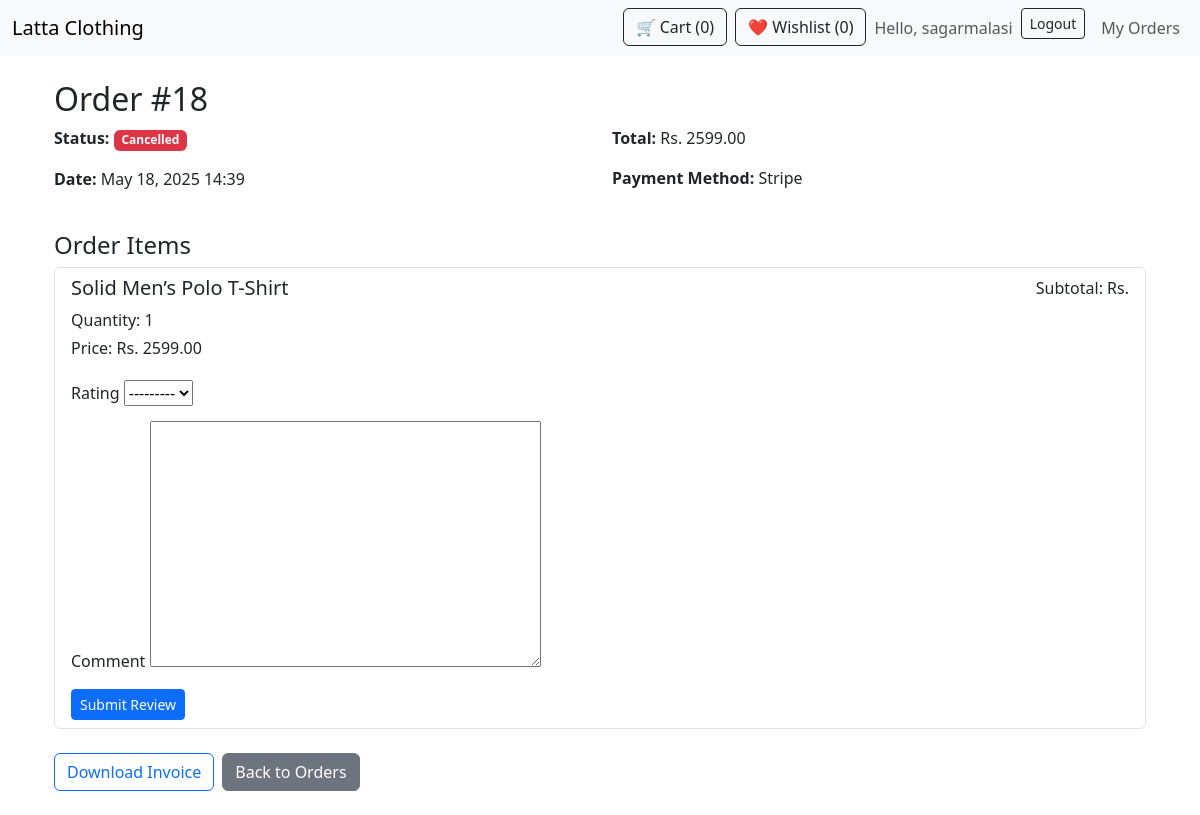
The app's page /order/18/ (signed in), older data.
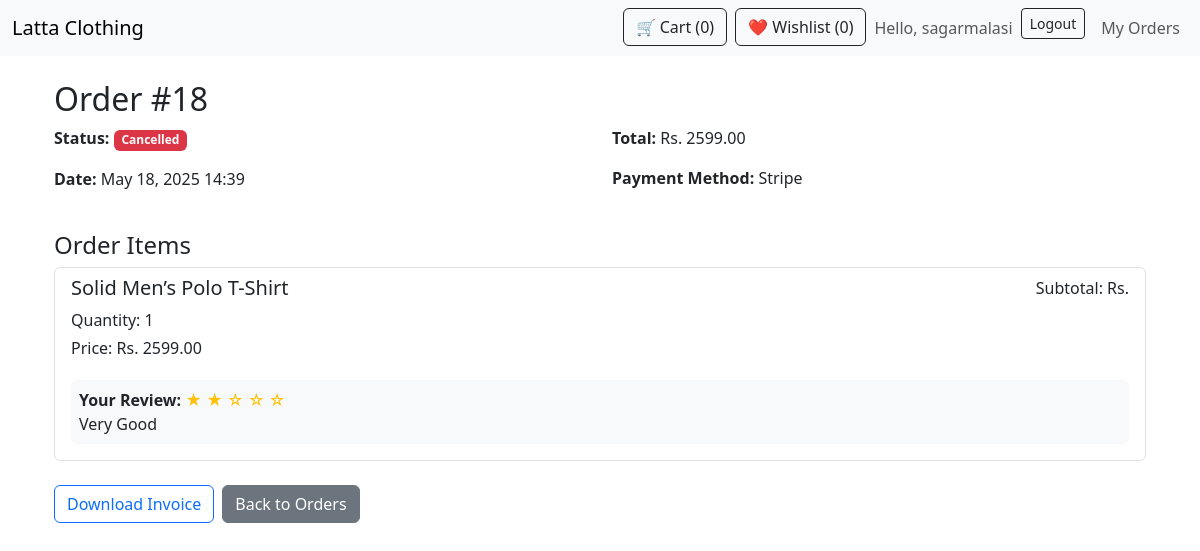
The same page, newer data.
### store/models.py (models this page shows, shortened)
class OrderItem(models.Model):
    order = models.ForeignKey(Order, on_delete=models.CASCADE, related_name='items')
    product = models.ForeignKey(Product, on_delete=models.CASCADE)
    variant = models.ForeignKey(
        ProductVariant,
        on_delete=models.SET_NULL,
        null=True,
        blank=True,
        help_text="Variant purchased if applicable"
    )
    quantity = models.PositiveIntegerField(default=1)
    price = models.DecimalField(max_digits=10, decimal_places=2)  # Price at purchase time
    class Meta:
        ordering = ['order']

class Product(models.Model):
    name = models.CharField(max_length=200)
    description = models.TextField(blank=True)
    base_price = models.DecimalField(
        max_digits=10,
        decimal_places=2,
        help_text="Base price without variations"
    )
    image = models.ImageField(upload_to='product_images/')
    is_available = models.BooleanField(default=True)
    created_at = models.DateTimeField(auto_now_add=True)
    attributes = models.ManyToManyField(
        ProductAttribute,
        blank=True,
        help_text="Attributes available for this product"
    )
    class Meta:
        ordering = ['-created_at']
    @property
    def price(self):
        """Dynamic price showing cheapest variant or base price"""
        if hasattr(self, 'variants') and self.variants.filter(is_active=True).exists():
            return min(v.get_final_price() for v in self.variants.filter(is_active=True))
        return self.base_price

class Review(models.Model):
    product = models.ForeignKey(Product, on_delete=models.CASCADE, related_name='reviews')
    variant = models.ForeignKey(
        ProductVariant,
        on_delete=models.SET_NULL,
        null=True,
        blank=True,
        help_text="Specific variant being reviewed if applicable"
    )
    user = models.ForeignKey(User, on_delete=models.CASCADE)
    rating = models.PositiveIntegerField(choices=[(i, str(i)) for i in range(1, 6)])
    comment = models.TextField(blank=True)
    created_at = models.DateTimeField(auto_now_add=True)
    class Meta:
        unique_together = ('product', 'user', 'variant')  # One review per product/variant per user
        ordering = ['-created_at']

### store/views.py (the view, shortened to what this page needs)
# urls.py: path('order/<int:order_id>/', views.order_detail, name='order_detail'),
@login_required
def order_detail(request, order_id):
    order = get_object_or_404(Order, id=order_id, user=request.user)
    review_forms = {}
    for item in order.items.all():
        product = item.product
        existing_review = Review.objects.filter(product=product, user=request.user).first()
        if not existing_review:
            review_forms[product.id] = ReviewForm()
    reviews = Review.objects.filter(product__in=[item.product for item in order.items.all()], user=request.user)
    context = {
        'order': order,
        'review_forms': review_forms,
        'reviews': reviews,
    }
    return render(request, 'store/order_detail.html', context)

### store/templates/store/order_detail.html (shortened to what this page needs)
{% extends 'store/base.html' %}
{% load custom_filters %}
{% block content %}
<div class="container mt-4">
  <h2>Order #{{ order.id }}</h2>
  <div class="row mb-4">
    <div class="col-md-6">
      <p><strong>Status:</strong>
        <span class="badge
          {% if order.status == 'Completed' %}bg-success
          {% elif order.status == 'Pending' %}bg-warning text-dark
          {% elif order.status == 'Cancelled' %}bg-danger
          {% else %}bg-secondary{% endif %}">
          {{ order.status }}
        </span>
      </p>
      <p><strong>Date:</strong> {{ order.created_at|date:"F j, Y H:i" }}</p>
    </div>
    <div class="col-md-6">
      <p><strong>Total:</strong> Rs. {{ order.total_price|floatformat:2 }}</p>
      <p><strong>Payment Method:</strong> {{ order.get_payment_method_display }}</p>
    </div>
  </div>
  <h4>Order Items</h4>
  <div class="list-group mb-4">
    {% for item in order.items.all %}
    <div class="list-group-item">
      <div class="d-flex justify-content-between">
        <div>
          <h5>{{ item.product.name }}</h5>
          <p class="mb-1">Quantity: {{ item.quantity }}</p>
          <p class="mb-1">Price: Rs. {{ item.price|floatformat:2 }}</p>
        </div>
        <div class="text-end">
          <p>Subtotal: Rs. {{ item.get_total|floatformat:2 }}</p>
        </div>
      </div>
      <div class="mt-3">
        {% for review in reviews %}
          {% if review.product.id == item.product.id %}
            <div class="p-2 bg-light rounded mb-2">
              <strong>Your Review:</strong>
              <span class="text-warning">
                {% for i in "12345" %}
                  {% if forloop.counter <= review.rating %}★{% else %}☆{% endif %}
                {% endfor %}
              </span>
              <p class="mb-0">{{ review.comment }}</p>
            </div>
          {% endif %}
        {% endfor %}
        {% if user.is_authenticated %}
          {% for product_id, form in review_forms.items %}
            {% if product_id == item.product.id %}
              <form method="post" class="mt-2">
                <div class="mb-2">
                  <label class="form-label">Rating</label>
                  {{ form.rating }}
                </div>
                <div class="mb-2">
                  <label class="form-label">Comment</label>
                  {{ form.comment }}
                </div>
                <button type="submit" class="btn btn-sm btn-primary">
                  Submit Review
                </button>
              </form>
            {% endif %}
          {% endfor %}
        {% else %}
          <a href="{% url 'login' %}?next={% url 'order_detail' order.id %}"
             class="btn btn-sm btn-outline-primary">
            Login to leave a review
          </a>
        {% endif %}
      </div>
    </div>
    {% endfor %}
  </div>
  <div class="d-flex flex-wrap gap-2 mb-4">
    <a href="{% url 'download_invoice' order.id %}" class="btn btn-outline-primary">
      Download Invoice
    </a>
    <a href="{% url 'my_orders' %}" class="btn btn-secondary">
      Back to Orders
    </a>
  </div>
</div>
{% endblock %}

Row changes from the older to the newer data that the page shows:
added Review: rating 2 (drawn), comment "Very Good"
Text that changed along with them:
list line gone: "Rating --------- Comment  Submit Review"
